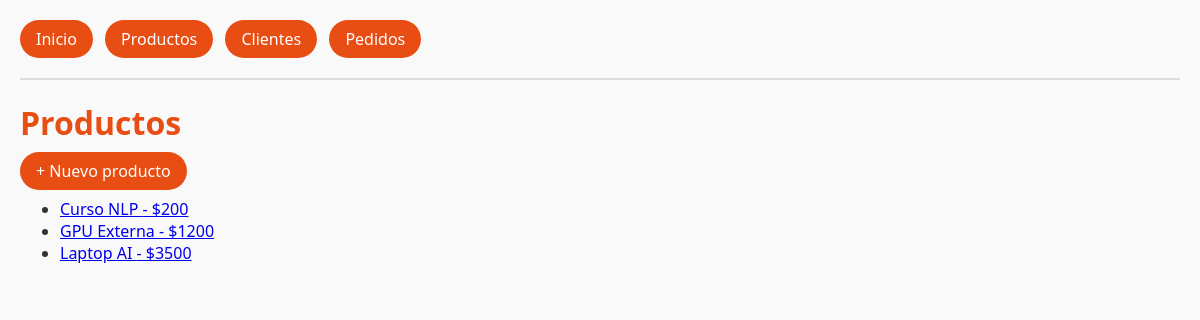
/productos/, run on the app's committed database.
### tienda/models.py (models this page shows, shortened)
class Producto(models.Model):
    nombre = models.CharField(max_length=100)
    descripcion = models.TextField()
    precio = models.DecimalField(max_digits=8, decimal_places=2)

### tienda/views.py (the view)
# urls.py: path("productos/", views.lista_productos, name="lista_productos"),
def lista_productos(request):
    productos = Producto.objects.all().order_by("nombre")
    return render(request, "tienda/lista_productos.html", {"productos": productos})

### tienda/templates/tienda/lista_productos.html (shortened to what this page needs)
{% extends "tienda/base.html" %}
{% block content %}
<h1>Productos</h1>
<p>
    <a href="{% url 'tienda:crear_producto' %}" class="btn">+ Nuevo producto</a>
</p>
<ul>
    {% for p in productos %}
    <li>
        <a href="{% url 'tienda:detalle_producto' p.pk %}" >
            {{ p.nombre }} - ${{ p.precio|floatformat:0 }}
        </a>
    </li>
    {% empty %}
    <li>No hay productos disponibles.</li>
    {% endfor %}
</ul>
{% endblock %}

### tienda/static/css/main.css (style rules this page uses)
body { font-family: 'Segoe UI', sans-serif; margin: 20px; background-color: #f9f9f9; color: #333; }
h1, h2, h3 { color: #e84d13; margin-bottom: 15px; }
.btn { border-radius: 9999px; padding: 8px 16px; background-color: #e84d13; color: #fff; text-decoration:none; }

### data on the page
Producto: nombre "Curso NLP", precio "200"
Producto: nombre "GPU Externa", precio "1200"
Producto: nombre "Laptop AI", precio "3500"
